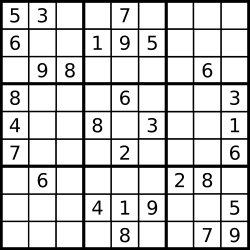
#> input picture Firmware/images/sud1.png, 250 x 250 px, found by its file name
$ python prepross.py
#> lines starting #> are read from the running program, lines starting #| are printed output that depends on the picture; after the words box and inside, x2 and y2 are one past the last pixel; in counts of white or black regions, pixels touching at a corner belong together
import numpy as np
from matplotlib import pyplot as plt
import cv2
from random import *

def xyproject(img,axis):
    """Take an image and a axis( 0 or 1) and return the normalized projection of the image on the specified axe
    Paramters:
    ----------
    img : input image
    axis : 0 for x projection and 1 for y projection
    returns
    -------
    Array of projection
    """
    if(img.shape[axis] == 0):
        return None
    return np.sum(img,axis)/img.shape[axis]
# [27 lines left out: function binarization, not called in this run]

def binarize(img,flag):
    """ Take an image and a flag and return the binarized image according to the flag specified
    Parameters:
    -----------
    img: input image
    flag: if cv2.THRESH_OTSU then the binarisation is done with OTSU method
          if either cv2.ADAPTIVE_THRESH_MEAN_C or cv2.ADAPTIVE_THRESH_GAUSSIAN_C then an adaptive method
          is used.
    Returns:
    --------
    retval: the value of the threshold( default value = 0)
    imB: binarized image (default value = None)
    PLEASE REFER TO THE OPENCV DOC FOR MORE INFORMATIONS
    """
    retval = 0
    imB = None
    if(flag == cv2.THRESH_BINARY):
        retval,imB = cv2.threshold(img,0,255,cv2.THRESH_BINARY)
    if(flag == cv2.THRESH_OTSU):
        retval,imB = cv2.threshold(img,0,255,cv2.THRESH_BINARY+cv2.THRESH_OTSU)
    if(flag == cv2.ADAPTIVE_THRESH_GAUSSIAN_C):
        imB = cv2.adaptiveThreshold(img,255,cv2.ADAPTIVE_THRESH_GAUSSIAN_C,cv2.THRESH_BINARY,7,2)
    if(flag == cv2.ADAPTIVE_THRESH_MEAN_C):
        imB = cv2.adaptiveThreshold(img,255,cv2.ADAPTIVE_THRESH_MEAN_C,cv2.THRESH_BINARY,7,2)
    return retval,imB

# [20 lines left out: function tri_insertion, not called in this run]


def tri_stat(stat,eps):
    for i in range(stat.shape[0]):
        j = i-1
        while(j>=0):
            if(abs(stat[j][1]-stat[j+1][1]) < eps and stat[j][0] > stat[j+1][0]):
                stat[j][0],stat[j][1],stat[j][2],stat[j][3],stat[j+1][0],stat[j+1][1],\
                stat[j+1][2],stat[j+1][3] = stat[j+1][0],stat[j+1][1],stat[j+1][2],\
                stat[j+1][3],stat[j][0],stat[j][1],stat[j][2],stat[j][3]
            j -=1

def StDev(im):
    mean = cv2.mean(im)[0]
    stdev = cv2.mean(np.square(im-mean))[0]
    return stdev


def ExtractBoxes(imBinarized,connexity,thresh):
    """ Take a binarized image thresholded and search the eventual boxes inside using thresh
    Parameters:
    -----------
    imBinarized: input image
    connexity : 4 or 8 (refer to cv2.connectedComponentsWithStats(...) doc)
    thresh : array of 1x2= (thresh_min_x,thresh_min_y,thresh_max_x,thresh_max_y) which means that the
            researched boxes should be at least thresh_min_x large and thresh_min_y height and at most
            thresh_max large and thresh_max_y height
    Returns:
    --------
    stat: an array of Nx5 where N means the number of boxes found and 5, 5 rows according to
           cv2.connectedComponentsWithStats(...) doc.

    PLEASE REFER TO THE OPENCV DOC FOR MORE INFORMATIONS
    """
    output = cv2.connectedComponentsWithStats(imBinarized,connexity)
    stat = output[2] #contains the boxes found
    #now we are going to delete the boxes which do not respect the thresh
    k = 0
    l = 0
    while( k < stat.shape[0]):
        if( stat[k][2] < thresh[0] or stat[k][3] < thresh[1] or stat[k][2] > thresh[2] or stat[k][3] > thresh[3]):
            #then delete it
            stat = np.delete(stat,k,axis=0)
        else:
            #ignore
            k += 1
    return stat

def ExtractBoxImage(boxes,img,imgFlat,method):
    """ Take the input image and extract image from boxes returned by function ExtractBoxes(...)
    Parameters:
    -----------
    img: input image
    boxes: ExtractBoxes(...)
    imgFlat: tuple of size =2 . For each image will be flattened into a 1D array of imgFlat[0]*imgFlat[1]
    Returns:
    --------
    imBox: an array of Nx28x28 where N means the number of boxes found and 28x28 the size of the box image
           resized
    PLEASE REFER TO THE ExtractBoxes(...) FUNCTION FOR MORE INFORMATIONS
    """
    imBox = np.zeros((boxes.shape[0],imgFlat[0]*imgFlat[1]),dtype = img.dtype)
    for i in range(imBox.shape[0]):
        imR = img[stat[i][1]:stat[i][1]+stat[i][3],stat[i][0]:stat[i][0]+stat[i][2]]
        ret,imR = binarize(cv2.resize(imR,imgFlat,interpolation=method),cv2.THRESH_BINARY)
        imBox[i] = np.reshape(imR,imgFlat[0]*imgFlat[1])
    return imBox


#def Houg

im = cv2.imread('C:/Users/Mohamed/Documents/2ASicom/Sudoku-robot/Firmware/images/sud1.png')#,cv2.IMREAD_GRAYSCALE)
#> im is the input picture: shape (250, 250, 3); min 0, max 255, mean 206.8
img = cv2.cvtColor(im,cv2.COLOR_BGR2GRAY)
#img = (img >0.1)*img
lx,ly = img.shape #image width and heigth
#> lx = 250; ly = 250
#plt.plot(px)
#plt.show()
#fig, axes = plt.subplots(2,2)
ret,imB = binarize(img,cv2.THRESH_OTSU)
#> in binarize, `retval,imB = cv2.threshold(img,0,255,cv2.THRESH_BINARY+cv2.THRESH_OTSU)`:
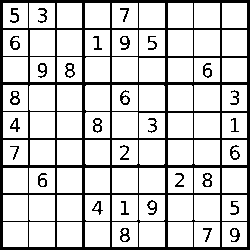
#> imB: shape (250, 250); 80.6% white; 31 black regions, largest, box (x1, y1, x2, y2) and area: (0, 0, 250, 250) 10387, (10, 91, 20, 105) 72, (120, 228, 130, 242) 72
#> in binarize, `retval,imB = cv2.threshold(img,0,255,cv2.THRESH_BINARY+cv2.THRESH_OTSU)`: retval = 138
#> ret = 138
px = 255 - xyproject(img,axis = 0)
#> px = 250 values, max 255 at index 0, min 21.44 at index 112, mean 48.25
py = 255 - xyproject(img,axis = 1)
#> py = 250 values, max 255 at index 0, min 21.38 at index 86, mean 48.25
pxB = 255 - xyproject(imB,axis = 0)
#> pxB = 250 values, max 255 at index 0, min 21.42 at index 3, mean 49.49
pyB = 255 - xyproject(imB,axis = 1)
#> pyB has the same summary as pxB

# [8 lines of commented-out code are left out]
edges = cv2.Canny(img,50,150,apertureSize = 3)
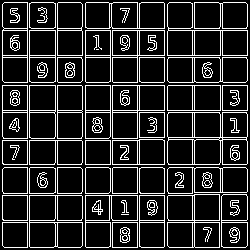
#> edges: shape (250, 250); 15.9% white in thin lines or dots
lines = cv2.HoughLines(edges,1,np.pi/180,110)
#> lines = 57 rows, first 8: [27, 0], [137, 0], [55, 1.57], [222, 1.57], [30, 1.57], [110, 1.57], [85, 1.57], [57, 0]
eps_rho = int(min(lx/9,ly/9)/2)
#> eps_rho = 13
eps_theta = np.pi/8
# [13 lines left out: function HoughGrid, not called in this run]


# [19 lines of commented-out code are left out]

stat = ExtractBoxes(imB,connexity = 8,thresh=(lx/18,ly/18,lx/3,ly/3))
#> in ExtractBoxes, `stat = output[2]`: stat = 103 rows, first 6: [0, 0, 250, 250, 12130], [3, 3, 25, 25, 564], [29, 3, 26, 25, 594], [57, 3, 25, 25, 625], [85, 3, 25, 25, 625], [112, 3, 26, 25, 607]
#> after the loop in ExtractBoxes, `while( k < stat.shape[0]):`: k = 81; stat = 81 rows, first 6: [3, 3, 25, 25, 564], [29, 3, 26, 25, 594], [57, 3, 25, 25, 625], [85, 3, 25, 25, 625], [112, 3, 26, 25, 607], [139, 3, 26, 25, 650]
tri_stat(stat,lx/18)
##fig,axis = plt.subplots(9,9)
##fig.subplots_adjust(hspace=0.3, wspace=0.3)
I = (imB/255)*img
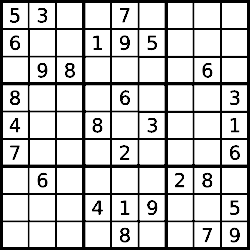
#> I: shape (250, 250) float64; min 0, max 255, mean 201.3
imBox = ExtractBoxImage(stat,imB,(28,28),cv2.INTER_CUBIC)
#> after the loop in ExtractBoxImage, `for i in range(imBox.shape[0]):`: imBox: shape (81, 784); 95.9% white; black in thin lines or dots
#> after the loop in ExtractBoxImage, `for i in range(imBox.shape[0]):`: imR: shape (28, 28); 88.8% white; black in thin lines or dots, all inside (x1, y1, x2, y2) = (9, 6, 20, 23)
imBox1 = ExtractBoxImage(stat,imB,(28,28),cv2.INTER_AREA)
#> after the loop in ExtractBoxImage (call 2), `for i in range(imBox.shape[0]):`: imBox: shape (81, 784); 95.9% white; black in thin lines or dots
imBox2 = ExtractBoxImage(stat,imB,(28,28),cv2.INTER_LINEAR)
#> call 3 of ExtractBoxImage, with boxes = array of shape (81, 5), imgFlat = (28, 28), method = 1
#> after the loop in ExtractBoxImage (call 3), `for i in range(imBox.shape[0]):`:
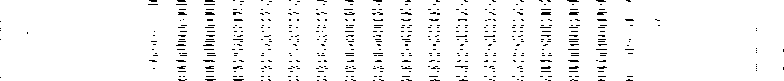
#> imBox: shape (81, 784); 95.9% white; black in thin lines or dots
imBox3 = ExtractBoxImage(stat,imB,(28,28),cv2.INTER_LANCZOS4)
#> call 4 of ExtractBoxImage, with boxes = array of shape (81, 5), imgFlat = (28, 28), method = 4
#> the loop in ExtractBoxImage (call 4), `for i in range(imBox.shape[0]):` made 81 passes
#> pass 1, in binarize (call 245), `imB = cv2.adaptiveThreshold(img,255,cv2.ADAPTIVE_THRESH_MEAN_C,cv2.THR..`:
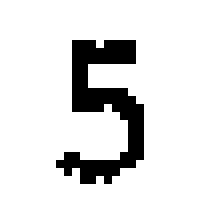
#> imB: shape (28, 28) (shown 8 times larger); 88.9% white; black in thin lines or dots, all inside (x1, y1, x2, y2) = (7, 5, 18, 23)
#> after the loop in ExtractBoxImage (call 4), `for i in range(imBox.shape[0]):`:
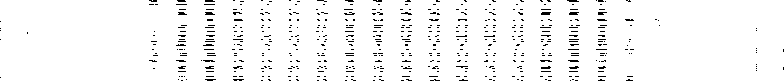
#> imBox: shape (81, 784); 96.1% white; black in thin lines or dots
#> after the loop in ExtractBoxImage (call 4), `for i in range(imBox.shape[0]):`:
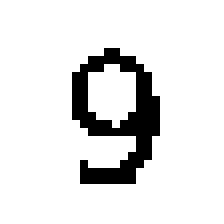
#> imR: shape (28, 28) (shown 8 times larger); 89% white; black in thin lines or dots, all inside (x1, y1, x2, y2) = (9, 6, 20, 23)
mat = np.array([StDev(imBox[i]) for i in range(imBox.shape[0])]).reshape((9,9))
#> in StDev, `mean = cv2.mean(im)[0]`: mean = 225.4
#> in StDev, `stdev = cv2.mean(np.square(im-mean))[0]`: stdev = 6671.5
mean_stdev = cv2.mean(mat)[0]
#> mean_stdev = 2343.5
alpha = 1
mat = (mat > mean_stdev*alpha)*1 #pour convertir bool -> int
# [33 lines of commented-out code are left out]

$ run again, with Firmware/images/sud10.png copied over Firmware/images/sud1.png
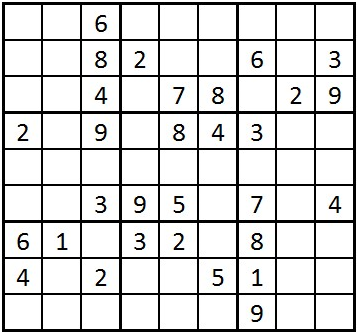
#> input picture Firmware/images/sud10.png, 357 x 332 px, found by its file name
#> im is the input picture: shape (332, 357, 3); mean B, G, R 215.5, 215.7, 215.6
#> in binarize, `retval,imB = cv2.threshold(img,0,255,cv2.THRESH_BINARY+cv2.THRESH_OTSU)`:
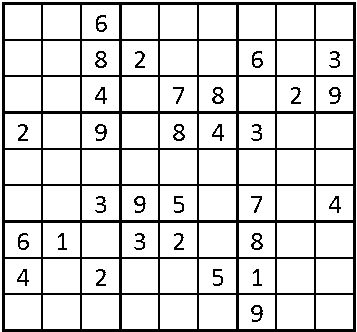
#> imB: shape (332, 357); 84.6% white; 31 black regions, largest, box (x1, y1, x2, y2) and area: (2, 2, 356, 332) 15840, (212, 87, 224, 104) 99, (95, 51, 107, 68) 98
#> in binarize, `retval,imB = cv2.threshold(img,0,255,cv2.THRESH_BINARY+cv2.THRESH_OTSU)`: retval = 128
#> px = 357 values, max 253.2 at index 41, min 0.352 at index 1, mean 39.35
#> py = 332 values, max 252.8 at index 331, min 0 at index 0, mean 39.35
#> pxB = 357 values, max 253.5 at index 2, min 0 at index 0, mean 39.16
#> pyB = 332 values, max 252.9 at index 2, min 0 at index 0, mean 39.16
#> edges: shape (332, 357); 9.9% white in thin lines or dots
#> lines = 48 rows, first 8: [328, 1.57], [183, 1.57], [292, 1.57], [38, 1.57], [1, 1.57], [185, 1.57], [2, 0], [79, 0]
#> in ExtractBoxes, `stat = output[2]`: stat = 102 rows, first 6: [2, 2, 354, 330, 18201], [0, 0, 357, 332, 1704], [5, 5, 36, 34, 1224], [43, 5, 37, 34, 1258], [82, 5, 37, 34, 1136], [122, 5, 36, 34, 1224]
#> after the loop in ExtractBoxes, `while( k < stat.shape[0]):`: k = 81; stat = 81 rows, first 6: [5, 5, 36, 34, 1224], [43, 5, 37, 34, 1258], [82, 5, 37, 34, 1136], [122, 5, 36, 34, 1224], [160, 5, 37, 34, 1258], [199, 5, 37, 34, 1258]
#> after the loop in ExtractBoxImage (call 4), `for i in range(imBox.shape[0]):`:
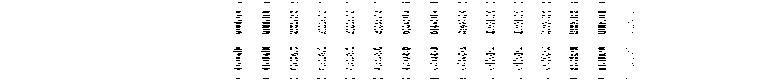
#> imBox: shape (81, 784); 97.3% white; black in thin lines or dots, all inside (x1, y1, x2, y2) = (233, 2, 634, 79)
#> mean = 255
#> stdev = 8.08e-28
#> mean_stdev = 1678.5

$ run again, with Firmware/images/sud107.png copied over Firmware/images/sud1.png
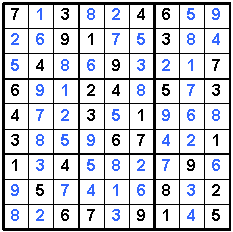
#> input picture Firmware/images/sud107.png, 233 x 232 px, found by its file name
#> im is the input picture: shape (232, 233, 3); mean B, G, R 214.2, 207.3, 205
#> in binarize, `retval,imB = cv2.threshold(img,0,255,cv2.THRESH_BINARY+cv2.THRESH_OTSU)`:
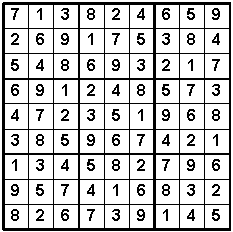
#> imB: shape (232, 233); 79.5% white; black in thin lines or dots
#> in binarize, `retval,imB = cv2.threshold(img,0,255,cv2.THRESH_BINARY+cv2.THRESH_OTSU)`: retval = 104
#> px = 233 values, max 251.7 at index 3, min 0 at index 0, mean 47.59
#> py = 232 values, max 250.6 at index 3, min 0 at index 0, mean 47.59
#> pxB = 233 values, max 251.7 at index 3, min 0 at index 0, mean 52.24
#> pyB = 232 values, max 250.6 at index 3, min 0 at index 0, mean 52.24
#> edges: shape (232, 233); 19.1% white in thin lines or dots
#> lines = 60 rows, first 8: [230, 1.57], [1, 1.57], [1, 0], [27, 0], [29, 0], [52, 0], [54, 0], [77, 0]
#> in ExtractBoxes, `stat = output[2]`: stat = 128 rows, first 6: [2, 2, 229, 229, 11075], [0, 0, 233, 232, 1617], [5, 5, 23, 23, 492], [29, 5, 24, 23, 522], [54, 5, 24, 23, 501], [80, 5, 24, 23, 472]
#> after the loop in ExtractBoxes, `while( k < stat.shape[0]):`: k = 81; stat = 81 rows, first 6: [5, 5, 23, 23, 492], [29, 5, 24, 23, 522], [54, 5, 24, 23, 501], [80, 5, 24, 23, 472], [105, 5, 24, 23, 502], [130, 5, 23, 23, 474]
#> I: shape (232, 233) float64; 79.5% white; black in thin lines or dots
#> after the loop in ExtractBoxImage (call 4), `for i in range(imBox.shape[0]):`:
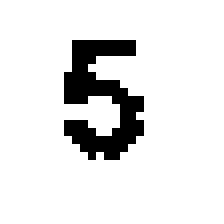
#> imR: shape (28, 28) (shown 8 times larger); 89.4% white; black in thin lines or dots, all inside (x1, y1, x2, y2) = (8, 5, 18, 20)
#> mean = 234.8
#> stdev = 4735.6
#> mean_stdev = 5735.8

$ run again, with Firmware/images/sud11.png copied over Firmware/images/sud1.png
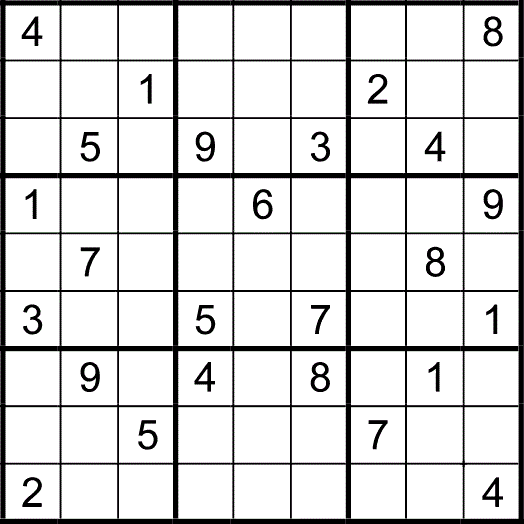
#> input picture Firmware/images/sud11.png, 524 x 524 px, found by its file name
#> im is the input picture: shape (524, 524, 3); mean B, G, R 219.9, 219.8, 219.9
#> in binarize, `retval,imB = cv2.threshold(img,0,255,cv2.THRESH_BINARY+cv2.THRESH_OTSU)`: retval = 117
#> px = 524 values, max 254.6 at index 519, min 13.02 at index 172, mean 35.18
#> py = 524 values, max 254.6 at index 519, min 12.84 at index 230, mean 35.18
#> pxB = 524 values, max 255 at index 1, min 14.6 at index 6, mean 34.9
#> pyB = 524 values, max 255 at index 1, min 14.11 at index 518, mean 34.9
#> edges: shape (524, 524); 7.9% white in thin lines or dots
#> lines = 96 rows, first 8: [522, 0], [178, 1.57], [119, 1.57], [234, 1.57], [407, 1.57], [289, 0], [462, 1.57], [119, 0]
#> in ExtractBoxes, `stat = output[2]`: stat = 98 rows, first 6: [0, 0, 524, 524, 37583], [518, 0, 1, 1, 1], [5, 5, 55, 55, 2696], [61, 5, 56, 55, 3024], [119, 5, 54, 55, 2943], [178, 5, 54, 55, 2942]
#> after the loop in ExtractBoxes, `while( k < stat.shape[0]):`: k = 81; stat = 81 rows, first 6: [5, 5, 55, 55, 2696], [61, 5, 56, 55, 3024], [119, 5, 54, 55, 2943], [178, 5, 54, 55, 2942], [234, 5, 56, 55, 3050], [292, 5, 54, 55, 2943]
#> after the loop in ExtractBoxImage (call 4), `for i in range(imBox.shape[0]):`:
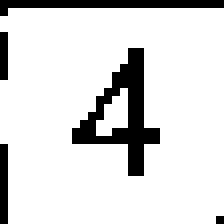
#> imR: shape (28, 28) (shown 8 times larger); 86.2% white; black in thin lines or dots
#> mean = 221.2
#> stdev = 7481.5
